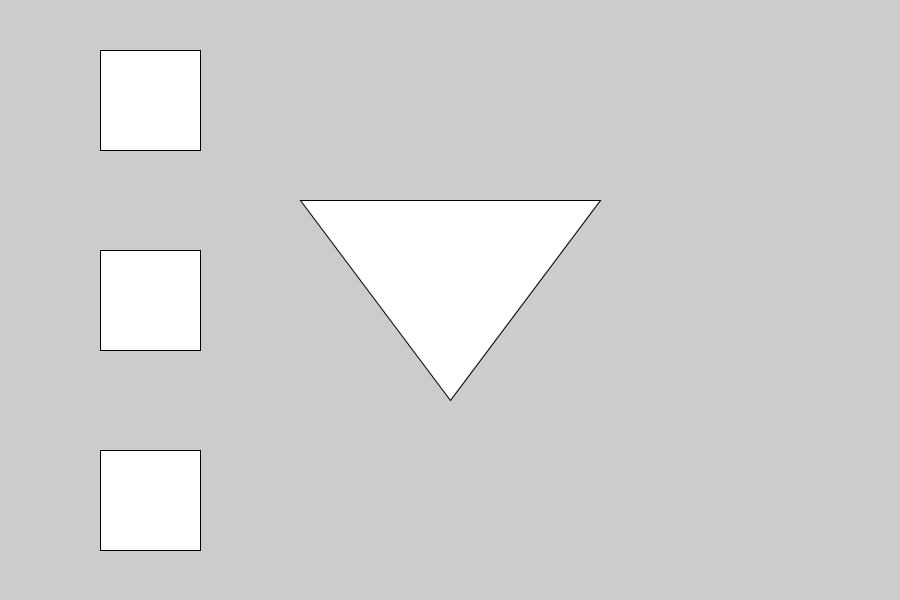
Frame 1 (no input)
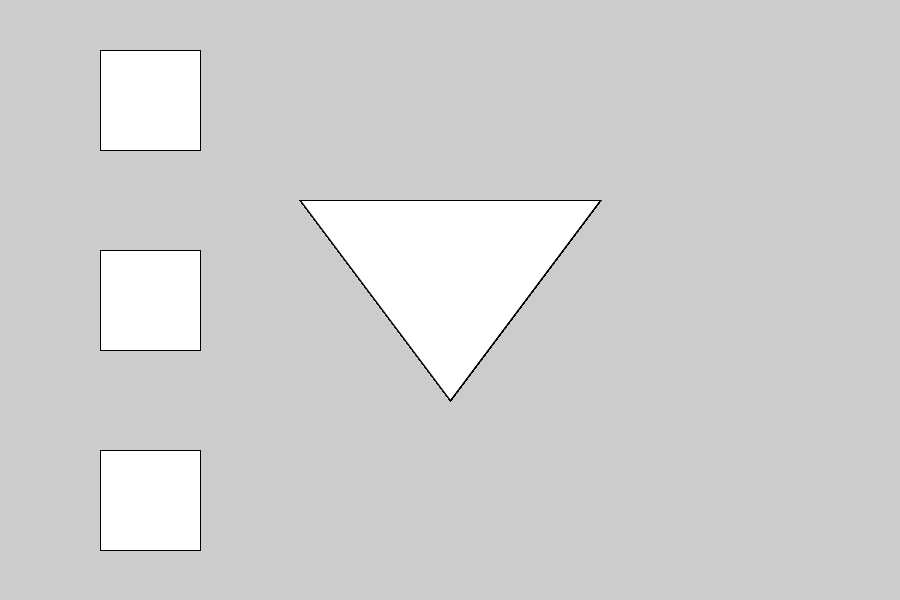
Frame 60 (the mouse pressed at the canvas centre just before this capture)
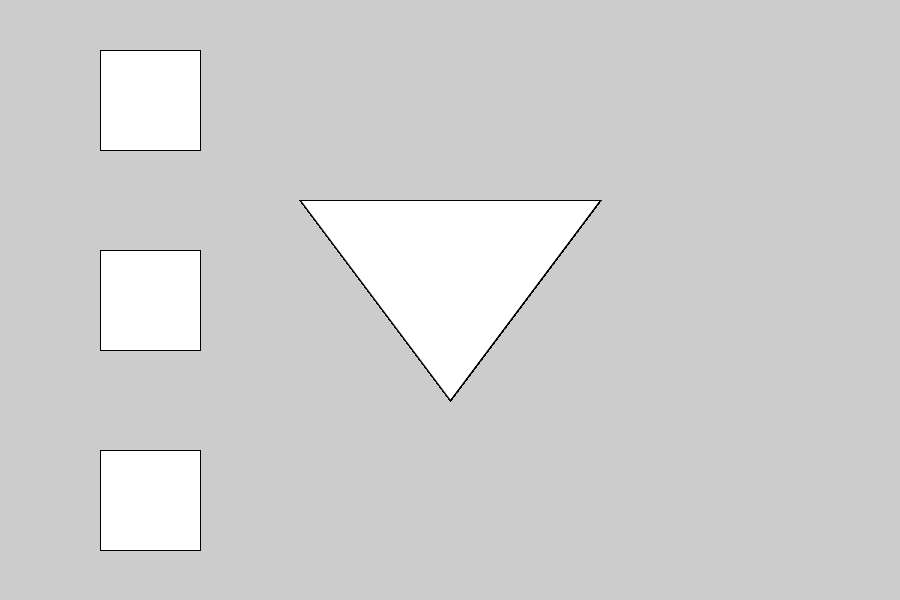
Frame 120 (the mouse held since frame 60 and released just before this capture)

The Processing sketch that drew these frames (run headless with seeded random() and noise(); from frame 60 on, the mouse is pressed at the canvas centre):

// Processing sketch: IcecreamFactoryPr
// ── IcecreamFactoryPr.pde
IceCreamFactory factory = new IceCreamFactory();

void setup(){
  size(900,600);
}

void draw(){
  rect(100,50,100,100);
  rect(100,250,100,100);
  rect(100,450,100,100);
  
  factory.renderBigOne();
  
  if( mousePressed){
    if( mouseX > 100 && mouseX < 200){
      if( mouseY > 50 && mouseY < 150){
         factory.setBall(1);
      }
      if( mouseY > 250 && mouseY < 350){
        factory.setBall(2);
      }
      if( mouseY > 450 && mouseY < 550){
        factory.setBall(3);
      }
    }
  }
}

void keyPressed(){
  print(key);
}

// ── IceCreamFactory.pde
class IceCreamFactory{

  int ball1 = 0;
  int ball2 = 0;
  int ball3 = 0;
  
  public void renderSmallOne(){
    
  }
  
  public void setBall(int flavour){
    if(ball1 == 0){
      ball1 = flavour;
    }else if(ball2 == 0){
      ball2 = flavour;
    }else if(ball3 == 0){
      ball3 = flavour;
    }
  }
  
  public void changeColor(int c){
    if( c == 1)
      fill(255,0,0);
    
    if( c== 2)
      fill(0,0,0);
      
    if( c == 3)
      fill( 255,255,0);
  }
  
  public void renderBigOne(){
     triangle(300,200,600,200,450,400);
     
     if(ball1 != 0){
      changeColor(ball1);
       ellipse(375, 200, 150,150);
     }
      if(ball2 != 0){
        changeColor(ball2);
       ellipse(450+75, 200, 150,150);
     }
      if(ball3 != 0){
        changeColor(ball3);
       ellipse(460, 100, 150,150);
     }
     fill(255);
  }
}
